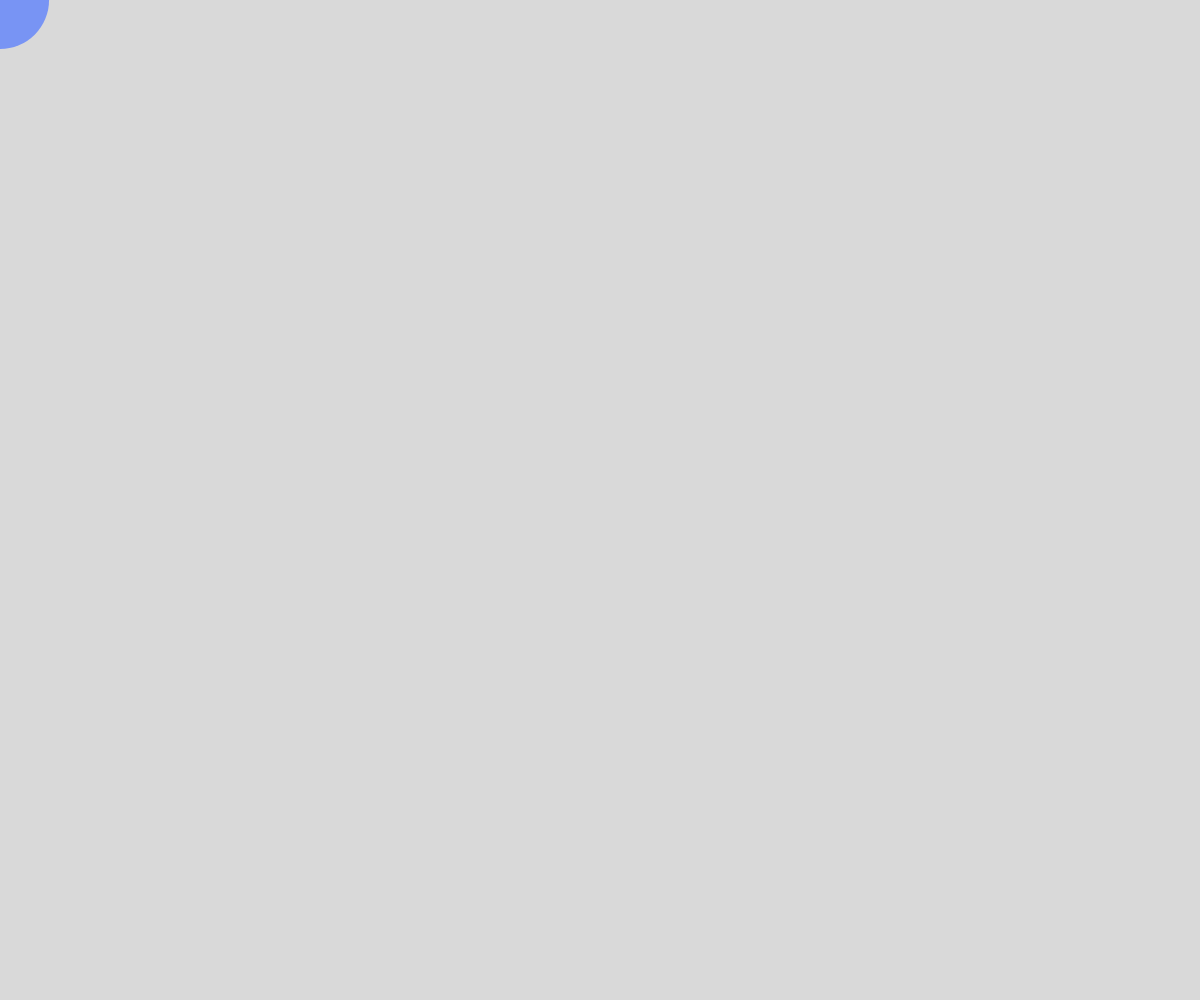
Frame 1 (no input)
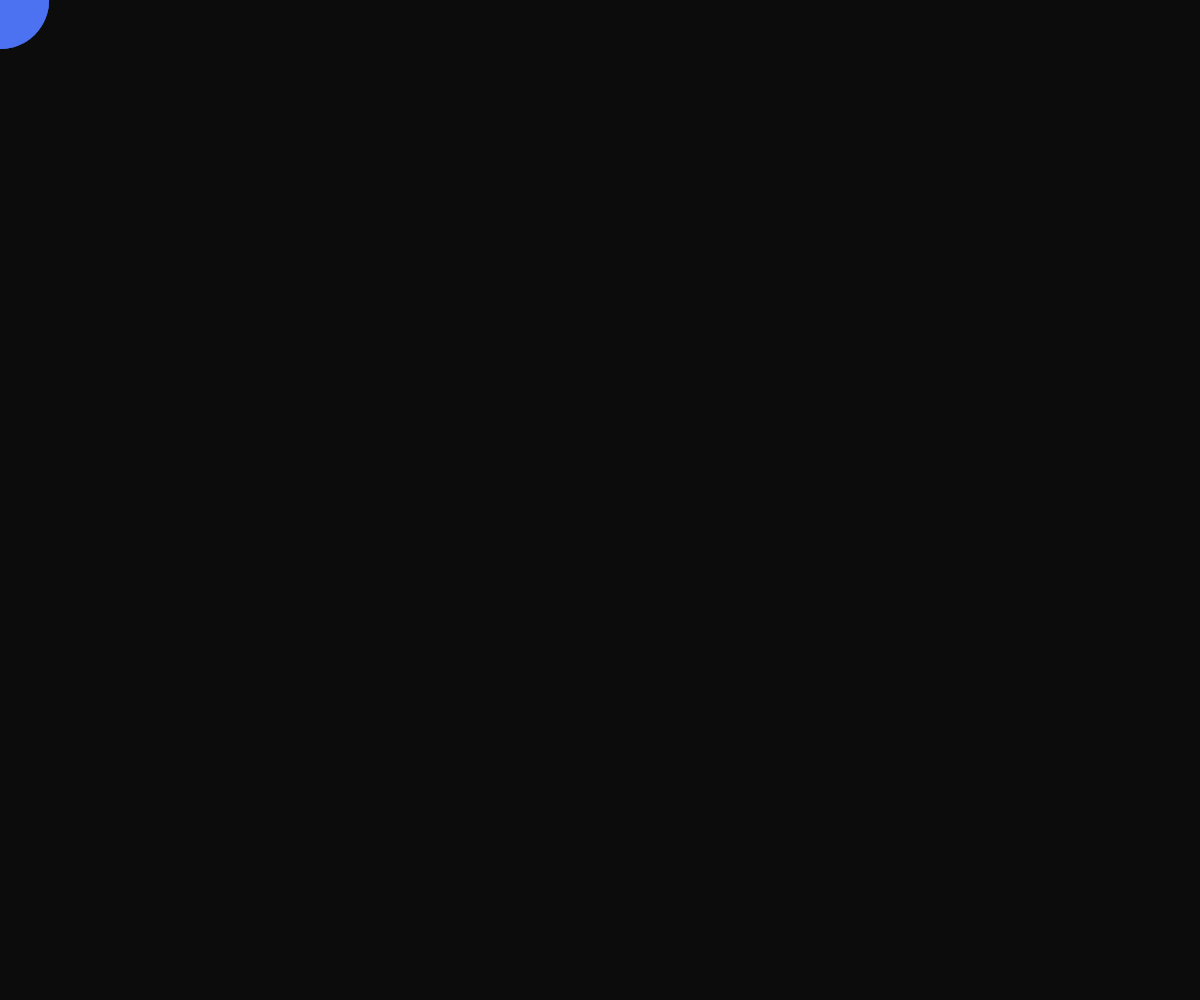
Frame 60 (no input)
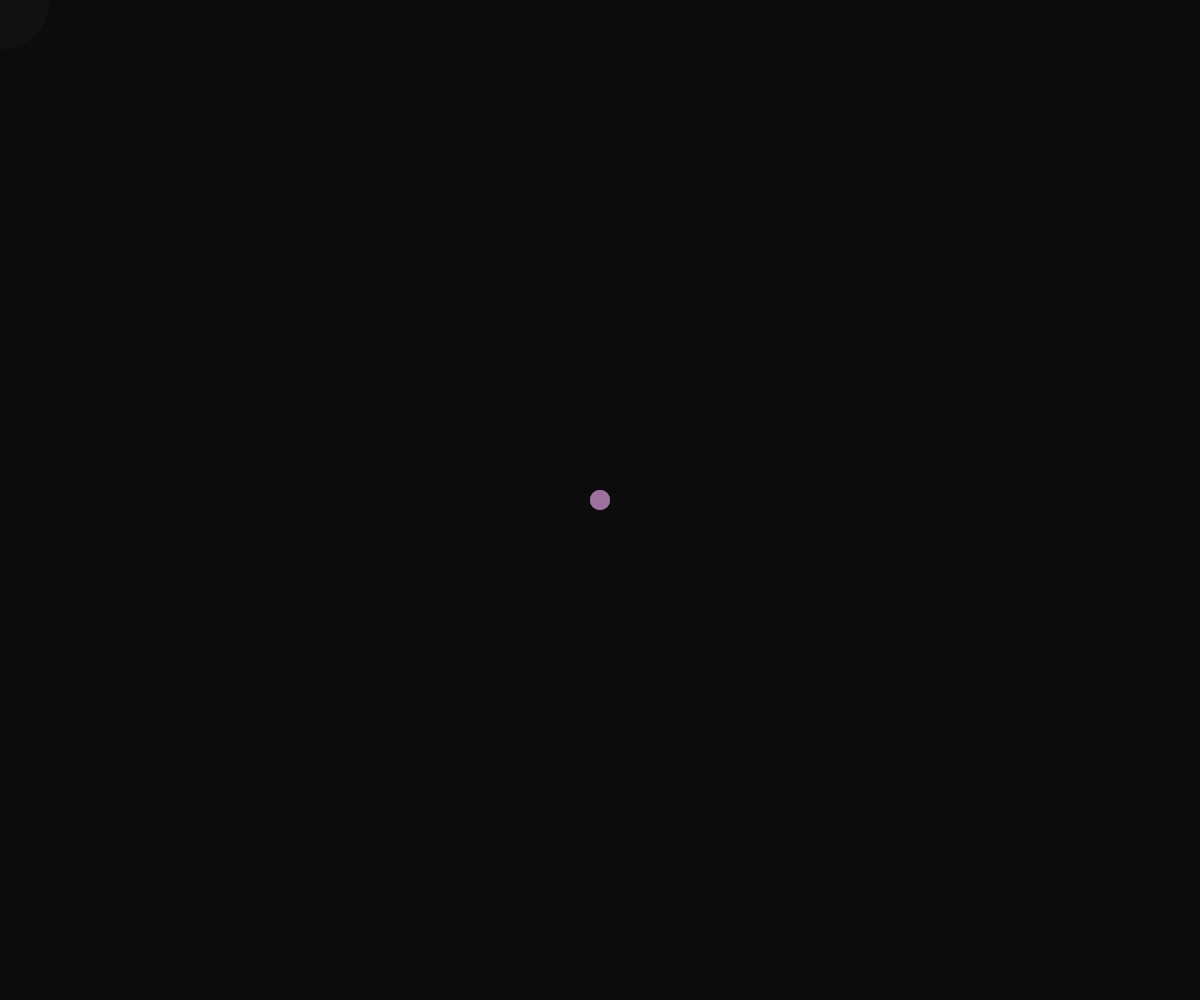
Frame 120 (the mouse pressed at the canvas centre since frame 60)

The p5.js sketch that drew these frames (run headless with seeded random() and noise() and a simulated clock; from frame 60 on, the mouse is pressed at the canvas centre):

// p5.js sketch
// ── sketch.js
function setup() {
  createCanvas(windowWidth, windowHeight);
  noStroke();
}

function draw() {
  background(17, 17, 17, 40); // low alpha leaves a fading trail
  const d = dist(mouseX, mouseY, width / 2, height / 2);
  fill(map(mouseX, 0, width, 80, 255), 120, map(mouseY, 0, height, 255, 80), 180);
  circle(mouseX, mouseY, 20 + d * 0.1);
}

function windowResized() {
  resizeCanvas(windowWidth, windowHeight);
}
// ── spain.html
<!DOCTYPE html>
<html lang="en">
<head>
  <link rel="stylesheet" href="style.css">
  <meta charset="utf-8">
  <!-- <meta name="viewport" content="width=device-width, initial-scale=1"> -->
  <meta name=“viewport” content=”initial-scale=1, viewport-fit=cover”>
  <title>Spain</title>
</head>
<body>
  <h1>Spain</h1>

  <div class="section-heading">
    <h3>Barcelona</h3>
  </div>

  <div class="imgbox">
    <!-- <video width="400" controls autoplay> <source "Spain/IMG_7379.MOV" type="video/mp4"> </video> -->
    <img class="center-fit" src="Spain/IMG_7355.jpg">
    <img class="center-fit" src="Spain/IMG_7369.jpg">
    <img class="center-fit" src="Spain/IMG_7392.jpg">
    <img class="center-fit" src="Spain/IMG_7436.jpg">
    <img class="center-fit" src="Spain/IMG_7442.jpg">
    <img class="center-fit" src="Spain/IMG_7460.jpg">
    <img class="center-fit" src="Spain/IMG_7462.jpg">
    <img class="center-fit" src="Spain/IMG_7463.jpg">
    <img class="center-fit" src="Spain/IMG_7474.jpg">
    <img class="center-fit" src="Spain/IMG_7494.jpg">
    <img class="center-fit" src="Spain/IMG_7508.jpg">
    <img class="center-fit" src="Spain/IMG_7511.jpg">
    <img class="center-fit" src="Spain/IMG_7514.jpg">
    <img class="center-fit" src="Spain/IMG_7536.jpg">
    <img class="center-fit" src="Spain/IMG_7581.jpg">
    <img class="center-fit" src="Spain/IMG_7597.jpg">
    <img class="center-fit" src="Spain/IMG_7599.jpg">
    <img class="center-fit" src="Spain/IMG_7601.jpg">
    <img class="center-fit" src="Spain/IMG_7604.jpg">
    <img class="center-fit" src="Spain/IMG_7607.jpg">
    <img class="center-fit" src="Spain/IMG_7643.jpg">
    <img class="center-fit" src="Spain/IMG_7654.jpg">
    <img class="center-fit" src="Spain/IMG_7676.jpg">
    <img class="center-fit" src="Spain/IMG_7706.jpg">
    <img class="center-fit" src="Spain/IMG_7728.jpg">
    <img class="center-fit" src="Spain/IMG_7736.jpg">
    <img class="center-fit" src="Spain/IMG_7739.jpg">
    <img class="center-fit" src="Spain/IMG_7744.jpg">
    <img class="center-fit" src="Spain/IMG_7750.jpg">
    <img class="center-fit" src="Spain/IMG_0820.jpg">
    <img class="center-fit" src="Spain/IMG_7775.jpg">
    <img class="center-fit" src="Spain/IMG_7786.jpg">
  </div>

  <div class="section-heading">
    <h3>Sevilla</h3>
  </div>

  <div class="imgbox">
    <img class="center-fit" src="Spain/IMG_7795.jpg">
    <img class="center-fit" src="Spain/IMG_7800.jpg">
    <img class="center-fit" src="Spain/IMG_7804.jpg">
    <!-- <video width="400" controls autoplay> <source "Spain/IMG_7824.MOV" type="video/mp4"> </video> -->
    <img class="center-fit" src="Spain/IMG_7822.jpg">
    <img class="center-fit" src="Spain/IMG_7833.jpg">
    <img class="center-fit" src="Spain/IMG_7851.jpg">
    <img class="center-fit" src="Spain/IMG_7853.jpg">
    <img class="center-fit" src="Spain/IMG_7854.jpg">
    <img class="center-fit" src="Spain/IMG_7861.jpg">
    <img class="center-fit" src="Spain/IMG_7866.jpg">
    <img class="center-fit" src="Spain/IMG_7880.jpg">
    <!-- <video width="400" controls autoplay> <source "Spain/IMG_7932.MOV" type="video/mp4"> </video> -->
    <img class="center-fit" src="Spain/IMG_7903.jpg">
    <img class="center-fit" src="Spain/IMG_7909.jpg">
    <img class="center-fit" src="Spain/IMG_7928.jpg">
    <img class="center-fit" src="Spain/IMG_7937.jpg">
    <img class="center-fit" src="Spain/IMG_7948.jpg">
    <img class="center-fit" src="Spain/IMG_7954.jpg">
    <img class="center-fit" src="Spain/IMG_7957.jpg">
    <img class="center-fit" src="Spain/IMG_7991.jpg">
    <img class="center-fit" src="Spain/IMG_7997.jpg">
    <img class="center-fit" src="Spain/IMG_8001.jpg">
    <img class="center-fit" src="Spain/IMG_8031.jpg">
    <img class="center-fit" src="Spain/IMG_8037.jpg">
    <img class="center-fit" src="Spain/IMG_8043.jpg">
  </div>

  <div class="section-heading">
    <h3>Mallorca</h3>
  </div>

  <div class="imgbox">
    <!-- <video width="400" controls autoplay> <source "Spain/IMG_8183.MOV" type="video/mp4"> </video>
    <video width="400" controls autoplay> <source "Spain/IMG_8212.MOV" type="video/mp4"> </video> -->
    <img class="center-fit" src="Spain/IMG_8151.jpg">
    <img class="center-fit" src="Spain/IMG_8169.jpg">
    <img class="center-fit" src="Spain/IMG_8187.jpg">
    <img class="center-fit" src="Spain/IMG_8193.jpg">
    <img class="center-fit" src="Spain/IMG_8197.jpg">
    <img class="center-fit" src="Spain/IMG_8203.jpg">
    <img class="center-fit" src="Spain/IMG_8208.jpg">
    <!-- <video width="400" controls autoplay> <source "Spain/IMG_1267.MOV" type="video/mp4"> </video>
    <video width="400" controls autoplay> <source "Spain/IMG_1273.MOV" type="video/mp4"> </video>
    <video width="400" controls autoplay> <source "Spain/IMG_1274.MOV" type="video/mp4"> </video> -->
    <img class="center-fit" src="Spain/IMG_1239.jpg">
    <img class="center-fit" src="Spain/IMG_8251.jpg">
    <img class="center-fit" src="Spain/IMG_8252.jpg">
    <img class="center-fit" src="Spain/IMG_8256.jpg">
    <img class="center-fit" src="Spain/IMG_8264.jpg">
    <img class="center-fit" src="Spain/IMG_8270.jpg">
    <img class="center-fit" src="Spain/IMG_8275.jpg">
    <img class="center-fit" src="Spain/IMG_1280.jpg">
    <img class="center-fit" src="Spain/IMG_8283.jpg">
    <img class="center-fit" src="Spain/IMG_8298.jpg">
    <img class="center-fit" src="Spain/IMG_8303.jpg">
    <img class="center-fit" src="Spain/IMG_8308.jpg">
    <!-- <video width="400" controls autoplay> <source "Spain/IMG_8323.MOV" type="video/mp4"> </video> -->
  </div>

  <div class="section-heading">
    <h3>Madrid</h3>
  </div>

  <div class="imgbox">
    <img class="center-fit" src="Spain/IMG_8341.jpg">
    <img class="center-fit" src="Spain/IMG_8344.jpg">
    <img class="center-fit" src="Spain/IMG_8349.jpg">
    <img class="center-fit" src="Spain/IMG_8354.jpg">
    <img class="center-fit" src="Spain/IMG_8355.jpg">
    <img class="center-fit" src="Spain/IMG_8391.jpg">
    <img class="center-fit" src="Spain/IMG_8410.jpg">
    <img class="center-fit" src="Spain/IMG_8411.jpg">
    <img class="center-fit" src="Spain/IMG_8418.jpg">
    <img class="center-fit" src="Spain/IMG_8420.jpg">
    <img class="center-fit" src="Spain/IMG_8426.jpg">
    <img class="center-fit" src="Spain/IMG_8427.jpg">
    <img class="center-fit" src="Spain/IMG_8431.jpg">
    <img class="center-fit" src="Spain/IMG_8440.jpg">
  </div>
</body>
</html>

// ── style.css
.h1 {
  font: helvetica;
  text-align: center;
}

.img {
  display: block;
  margin: auto;
  width: 50%;
}

.html, body {
  margin: 0;
  text-align: center;
  max-width: 75%;
  margin-inline: auto;
}

.title {
  text-align: center;
}

.imgbox {
  display: grid;
  height: 100%;
  gap: 20px;
}
.center-fit {
  max-width: 100%;
  max-height: 100vh;
  margin: auto;
}

.frozen-header {
  position: sticky;
  top: 0;
  background-color: #FFF;
  padding: 1px 1px;
  z-index: 1000;

  padding-top: env(safe-area-inset-top); 
}
